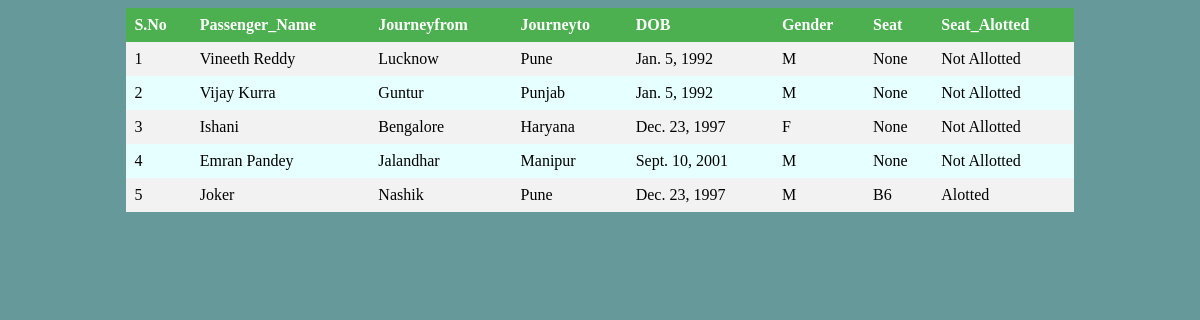
Page /display/ (signed in) on the earlier database version.
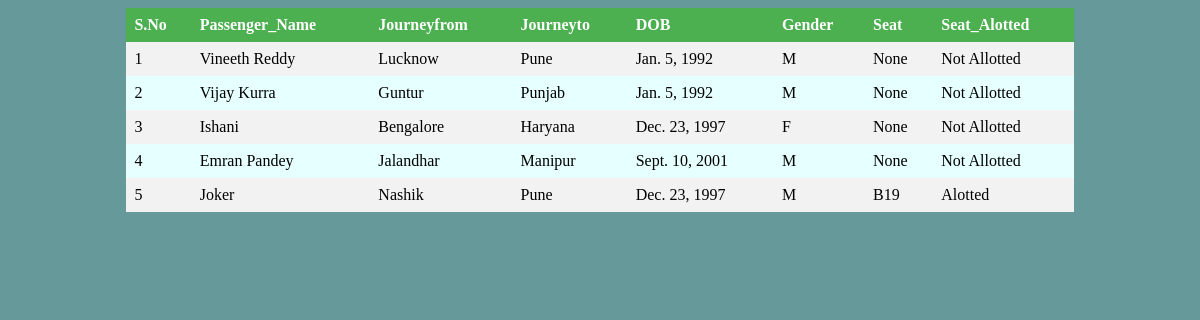
Same page on the later database version.
### selection/models.py (models this page shows)
class Passenger(models.Model):
    user = models.OneToOneField(
        User,
        default=None,
        null=True,
        on_delete=models.CASCADE)
    gender_choices = [('M', 'Male'), ('F', 'Female')]
    passenger_name = models.CharField(max_length=200, null=True)
    journeyfrom = models.CharField(max_length=200, null=True)
    journeyto = models.CharField(max_length=200, null=True)
    dob = models.DateField(
        max_length=10,
        help_text="format : YYYY-MM-DD",
        null=True)
    gender = models.CharField(
        choices=gender_choices,
        max_length=1,
        default=None,
        null=True)
    seat = models.OneToOneField(
        'Seat',
        blank=True,
        on_delete=models.CASCADE,
        null=True)
    seat_allotted = models.BooleanField(default=True)

class Seat(models.Model):
    seat_choice = [('Window Seat', 'Window Seat'), ('Inner Seat', 'Inner Seat')]
    no = models.CharField(max_length=5)
    name = models.CharField(max_length=10)
    seat_type = models.CharField(choices=seat_choice, max_length=30, default=None)
    vacant = models.BooleanField(default=False)
    def __str__(self):
        return str(self.no)

### selection/views.py (the view)
# urls.py: path('display/',views.Showtable,name='Showtable'),
@login_required
def Showtable(request):
    query_results = Passenger.objects.all()
    return render(request,'display.html',{'query_results': query_results})

### selection/templates/display.html (shortened to what this page needs)
{% load static %}
<!DOCTYPE html>
<html>
<head>
</head>
<body bgcolor="#669999">
<table>
  <tr>
    <th>S.No</th>
    <th>Passenger_Name</th>
    <th>Journeyfrom</th>
    <th>Journeyto</th>
    <th>DOB</th>
    <th>Gender</th>
    <th>Seat</th>
    <th>Seat_Alotted</th>
  </tr>
    {% for item in query_results %}
    <tr>
        <td> {{ forloop.counter }} </td>
        <td>{{ item.passenger_name }}</td>
        <td>{{ item.journeyfrom }}</td>
        <td>{{ item.journeyto }}</td>
        <td>{{ item.dob }}</td>
        <td>{{ item.gender }}</td>
        <td>{{ item.seat }}</td>
        <td> {% if item.seat_allotted %} Alotted
            {% else %} Not Allotted
                    {% endif %}
        </td>
    </tr>
    {% endfor %}
</table>
</body>
</html>

Differences in the rows shown:
changed Passenger "Joker": seat "B6" → "B19"
